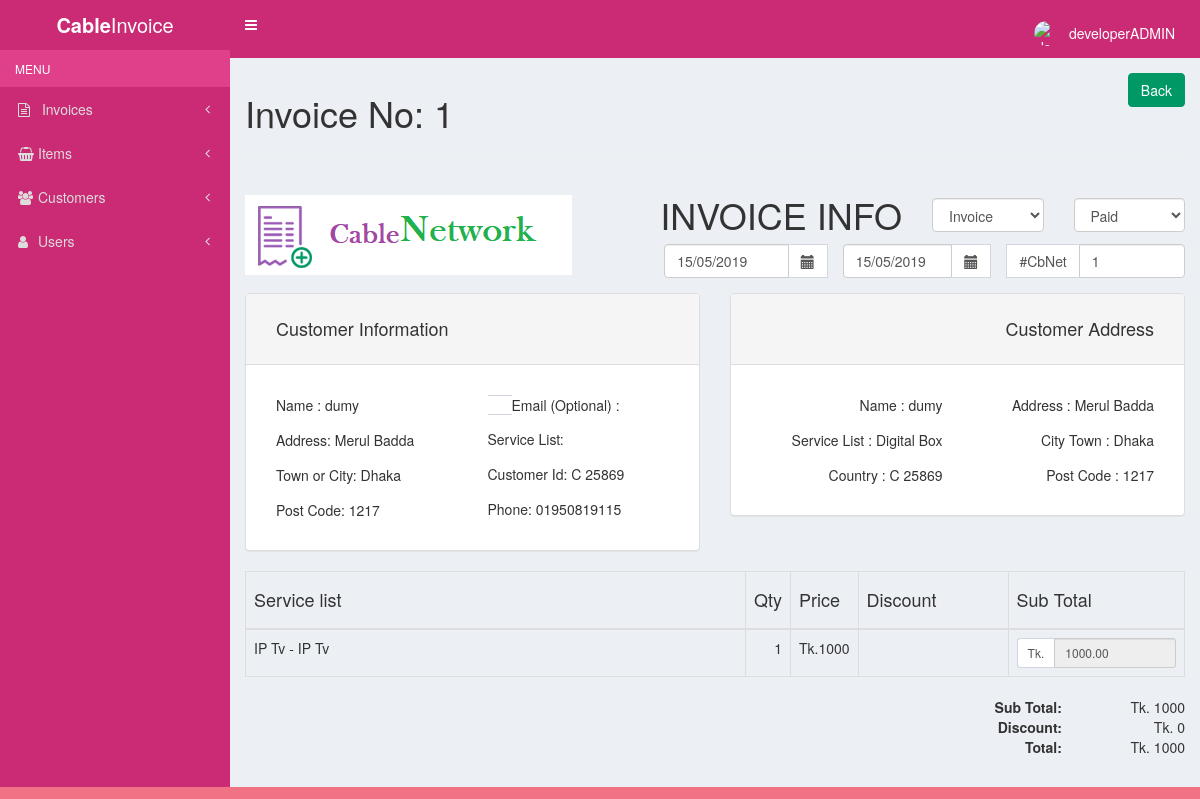
The page /invoice-edit.php?id=1 (signed in) on the database its author committed.
### tables this page shows
CREATE TABLE `invoices` (
  `id` int(11) NOT NULL,
  `invoice` varchar(255) NOT NULL,
  `custom_email` text NOT NULL,
  `invoice_date` varchar(255) NOT NULL,
  `invoice_due_date` varchar(255) NOT NULL,
  `subtotal` decimal(10,0) NOT NULL,
  `shipping` decimal(10,0) NOT NULL,
  `discount` decimal(10,0) NOT NULL,
  `vat` decimal(10,0) NOT NULL,
  `total` decimal(10,0) NOT NULL,
  `notes` text NOT NULL,
  `invoice_type` varchar(255) NOT NULL,
  `status` varchar(255) NOT NULL
);

CREATE TABLE `invoice_items` (
  `id` int(11) NOT NULL,
  `invoice` varchar(255) NOT NULL,
  `product` text NOT NULL,
  `qty` int(11) NOT NULL,
  `price` varchar(255) NOT NULL,
  `discount` varchar(255) NOT NULL,
  `subtotal` varchar(255) NOT NULL
);

CREATE TABLE `customers` (
  `id` int(11) NOT NULL,
  `invoice` varchar(255) NOT NULL,
  `name` varchar(255) NOT NULL,
  `email` varchar(255) NOT NULL,
  `address_1` varchar(255) NOT NULL,
  `address_2` varchar(255) NOT NULL,
  `town` varchar(255) NOT NULL,
  `county` varchar(255) NOT NULL,
  `postcode` varchar(255) NOT NULL,
  `phone` varchar(100) NOT NULL,
  `name_ship` varchar(255) NOT NULL,
  `address_1_ship` varchar(255) NOT NULL,
  `address_2_ship` varchar(255) NOT NULL,
  `town_ship` varchar(255) NOT NULL,
  `county_ship` varchar(255) NOT NULL,
  `postcode_ship` varchar(255) NOT NULL
);

### invoice-edit.php (the view, shortened to what this page needs)
<?php
include('header.php');
$getID = $_GET['id'];
$mysqli = new mysqli(DATABASE_HOST, DATABASE_USER, DATABASE_PASS, DATABASE_NAME);
$query = "SELECT p.*, i.*, c.*
			FROM invoice_items p
			JOIN invoices i ON i.invoice = p.invoice
			JOIN customers c ON c.invoice = i.invoice
			WHERE p.invoice = '" . $mysqli->real_escape_string($getID) . "'";
$result = mysqli_query($mysqli, $query);
if($result) {
	while ($row = mysqli_fetch_assoc($result)) {
		$customer_name = $row['name'];
		$customer_email = $row['email'];
		$customer_address_1 = $row['address_1'];
		$customer_address_2 = $row['address_2'];
		$customer_town = $row['town'];
		$customer_county = $row['county'];
		$customer_postcode = $row['postcode'];
		$customer_phone = $row['phone'];
		$customer_name_ship = $row['name_ship'];
		$customer_address_1_ship = $row['address_1_ship'];
		$customer_address_2_ship = $row['address_2_ship'];
		$customer_town_ship = $row['town_ship'];
		$customer_county_ship = $row['county_ship'];
		$customer_postcode_ship = $row['postcode_ship'];
		$invoice_date = $row['invoice_date'];
		$invoice_due_date = $row['invoice_due_date'];
		$invoice_subtotal = $row['subtotal'];
		$invoice_discount = $row['discount'];
		$invoice_total = $row['total'];
		$invoice_type = $row['invoice_type'];
		$invoice_status = $row['status'];
	}
}
?>
<span><a href="invoice-create.php" style="float:right;" class="btn btn-success">Back</a></span>
		<h1>Invoice No: <?php echo $getID; ?></h1>
		<hr>
		<form method="post" id="update_invoice">
			<div class="row">
				<div class="col-xs-12">
				</div>
			</div>
			<div class="row">
				<div class="col-xs-5">
					<h1>
						<img src="<?php echo COMPANY_LOGO ?>" class="img-responsive">
					</h1>
				</div>
				<div class="col-xs-7 text-right">
					<div class="row">
						<div class="col-xs-6">
							<h1>INVOICE INFO</h1>
						</div>
						<div class="col-xs-3">
							<select name="invoice_type" id="invoice_type" class="form-control">
								<option value="invoice" <?php if($invoice_type === 'invoice'){?>selected<?php } ?>>Invoice</option>
							</select>
						</div>
						<div class="col-xs-3">
							<select name="invoice_status" id="invoice_status" class="form-control">
								<option value="paid" <?php if($invoice_status === 'paid'){?>selected<?php } ?>>Paid</option>
							</select>
						</div>
					</div>
					<div class="col-xs-4 no-padding-right">
				        <div class="form-group">
				            <div class="input-group date" id="invoice_date">
				                <input type="text" class="form-control required" name="invoice_date" placeholder="Select invoice date" data-date-format="<?php echo DATE_FORMAT ?>" value="<?php echo $invoice_date; ?>" />
				                <span class="input-group-addon">
				                    <span class="glyphicon glyphicon-calendar"></span>
				                </span>
				            </div>
				        </div>
				    </div>
				    <div class="col-xs-4">
				        <div class="form-group">
				            <div class="input-group date" id="invoice_due_date">
				                <input type="text" class="form-control required" name="invoice_due_date" placeholder="Select due date" data-date-format="<?php echo DATE_FORMAT ?>" value="<?php echo $invoice_due_date; ?>" />
				                <span class="input-group-addon">
				                    <span class="glyphicon glyphicon-calendar"></span>
				                </span>
				            </div>
				        </div>
				    </div>
					<div class="input-group col-xs-4 float-right">
						<span class="input-group-addon">#<?php echo INVOICE_PREFIX ?></span>
						<input type="text" name="invoice_id" id="invoice_id" class="form-control required" placeholder="Invoice Number" aria-describedby="sizing-addon1" value="<?php echo $getID; ?>">
					</div>
				</div>
			</div>
			<div class="row">
				<div class="col-xs-6">
					<div class="panel panel-default">
						<div class="panel-heading">
							<h4>Customer Information</h4>
						</div>
						<div class="panel-body form-group form-group-sm">
							<div class="row">
								<div class="col-xs-6">
									<div class="form-group">
										Name : <?php echo $customer_name; ?>
									</div>
									<div class="form-group">
									Address: <?php echo $customer_address_1; ?>
									</div>
									<div class="form-group">
									Town or City: <?php echo $customer_town; ?>
									</div>
									<div class="form-group no-margin-bottom">
									Post Code: <?php echo $customer_postcode; ?>
									</div>
								</div>
								<div class="col-xs-6">
									<div class="input-group float-right margin-bottom">
										<span class="input-group-addon"></span>
									Email (Optional) : <?php echo $customer_email; ?>
									</div>
								    <div class="form-group">
								    Service List: <?php echo $customer_address_2; ?>
									</div>
								    <div class="form-group">
								    Customer Id: <?php echo $customer_county; ?>
									</div>
								    <div class="form-group no-margin-bottom">
								    Phone: <?php echo $customer_phone; ?>
									</div>
								</div>
							</div>
						</div>
					</div>
				</div>
				<div class="col-xs-6 text-right">
					<div class="panel panel-default">
						<div class="panel-heading">
							<h4>Customer Address</h4>
						</div>
						<div class="panel-body form-group form-group-sm">
							<div class="row">
								<div class="col-xs-6">
									<div class="form-group">
									Name : <?php echo $customer_name_ship; ?>
									</div>
									<div class="form-group">
									Service List : <?php echo $customer_address_2_ship; ?>
									</div>
									<div class="form-group no-margin-bottom">
									Country : <?php echo $customer_county_ship; ?>
									</div>
								</div>
								<div class="col-xs-6">
									<div class="form-group">
								   Address : <?php echo $customer_address_1_ship; ?>
									</div>
									<div class="form-group">
									City Town : <?php echo $customer_town_ship; ?>
									</div>
								    <div class="form-group no-margin-bottom">
								    Post Code : <?php echo $customer_postcode_ship; ?>
									</div>
								</div>
							</div>
						</div>
					</div>
				</div>
			</div>
			<table class="table table-bordered" id="invoice_table">
				<thead>
					<tr>
						<th width="500">
						<h4>Service list</h4>
						</th>
						<th>
							<h4>Qty</h4>
						</th>
						<th>
							<h4>Price</h4>
						</th>
						<th width="150">
							<h4>Discount</h4>
						</th>
						<th>
							<h4>Sub Total</h4>
						</th>
					</tr>
				</thead>
				<tbody>
					<?php
						$mysqli = new mysqli(DATABASE_HOST, DATABASE_USER, DATABASE_PASS, DATABASE_NAME);
						$query2 = "SELECT * FROM invoice_items WHERE invoice = '" . $mysqli->real_escape_string($getID) . "'";
						$result2 = mysqli_query($mysqli, $query2);
						if($result2) {
							while ($rows = mysqli_fetch_assoc($result2)) {
							    $item_product = $rows['product'];
							    $item_qty = $rows['qty'];
							    $item_price = $rows['price'];
							    $item_subtotal = $rows['subtotal'];
					?>
					<tr>
						<td>
							<div class="form-group form-group-sm  no-margin-bottom">
								 <?php echo $item_product; ?><br/>
							</div>
						</td>
						<td class="text-right">
							<div class="form-group form-group-sm no-margin-bottom">
							<?php echo $item_qty; ?>
							</div>
						</td>
						<td class="text-right">
							<div class="input-group input-group-sm  no-margin-bottom">
								<span class=""><?php echo CURRENCY ?></span>
							<?php echo $item_price; ?>
							</div>
						</td>
						<td class="text-right">
						</td>
						<td class="text-right">
							<div class="input-group input-group-sm">
								<span class="input-group-addon disabled"><?php echo CURRENCY ?></span>
								<input type="text" class="form-control calculate-sub" name="invoice_product_sub[]" id="invoice_product_sub" aria-describedby="sizing-addon1" value="<?php echo $item_subtotal; ?>" disabled>
							</div>
						</td>
					</tr>
					<?php } } ?>
				</tbody>
			</table>
			<div id="invoice_totals" class="padding-right row text-right">
				<div class="col-xs-6">
				</div>
				<div class="col-xs-6 no-padding-right">
					<div class="row">
						<div class="col-xs-3 col-xs-offset-6">
							<strong>Sub Total:</strong>
						</div>
						<div class="col-xs-3">
							<?php echo CURRENCY ?><span class="invoice-sub-total"> <?php echo $invoice_subtotal; ?></span>
						</div>
					</div>
					<div class="row">
						<div class="col-xs-3 col-xs-offset-6">
							<strong>Discount:</strong>
						</div>
						<div class="col-xs-3">
							<?php echo CURRENCY ?><span class="invoice-discount"> <?php echo $invoice_discount; ?></span>
						</div>
					</div>
					<div class="row">
						<div class="col-xs-3 col-xs-offset-6">
							<strong>Total:</strong>
						</div>
						<div class="col-xs-3">
							<?php echo CURRENCY ?><span class="invoice-total"> <?php echo $invoice_total; ?></span>
						</div>
					</div>
				</div>
			</div>
			<div class="row">
				<div class="col-xs-12 margin-top btn-group">
				</div>
			</div>
		</form>
<?php
	include('footer.php');
?>

### css/styles.css (style rules this page uses)
body { padding: 0; background-color: #f07284; }
.btn-success { background-color: #009966; border-color: #009966; }
.panel-body { padding: 30px 30px 15px 30px; }
.panel-heading { padding: 15px 30px 15px 30px; }
.float-right { float: right !important; }
.margin-bottom { margin-bottom: 1em; }
.margin-top { margin-top: 1em; }
.padding-right { padding-right: 15px; }
.no-padding-right { padding-right: 0; }
.no-margin-bottom { margin-bottom: 0; }
#invoice_status, #invoice_type { margin-top: 23px; }

### rows shown on the page
invoices: invoice_type "Invoice", invoice_status "Paid"
invoice_items: invoice_date "15/05/2019", invoice_due_date "15/05/2019", customers.name "dumy", customers.address_1 "Merul Badda", customers.town "Dhaka", customers.postcode "1217", customers.county "C 25869", customers.phone "01950819115", customers.name_ship "dumy", customers.address_2_ship "Digital Box", customers.county_ship "C 25869", customers.address_1_ship "Merul Badda", customers.town_ship "Dhaka", customers.postcode_ship "1217", product "IP Tv - IP Tv", qty "1", price "1000", subtotal "1000.00", invoices.subtotal "1000", invoices.discount "0", invoices.total "1000"

### other values the page prints
$_SESSION['login_username'] "developerADMIN"
$getID "1"
INVOICE_PREFIX "CbNet"
CURRENCY "Tk."
